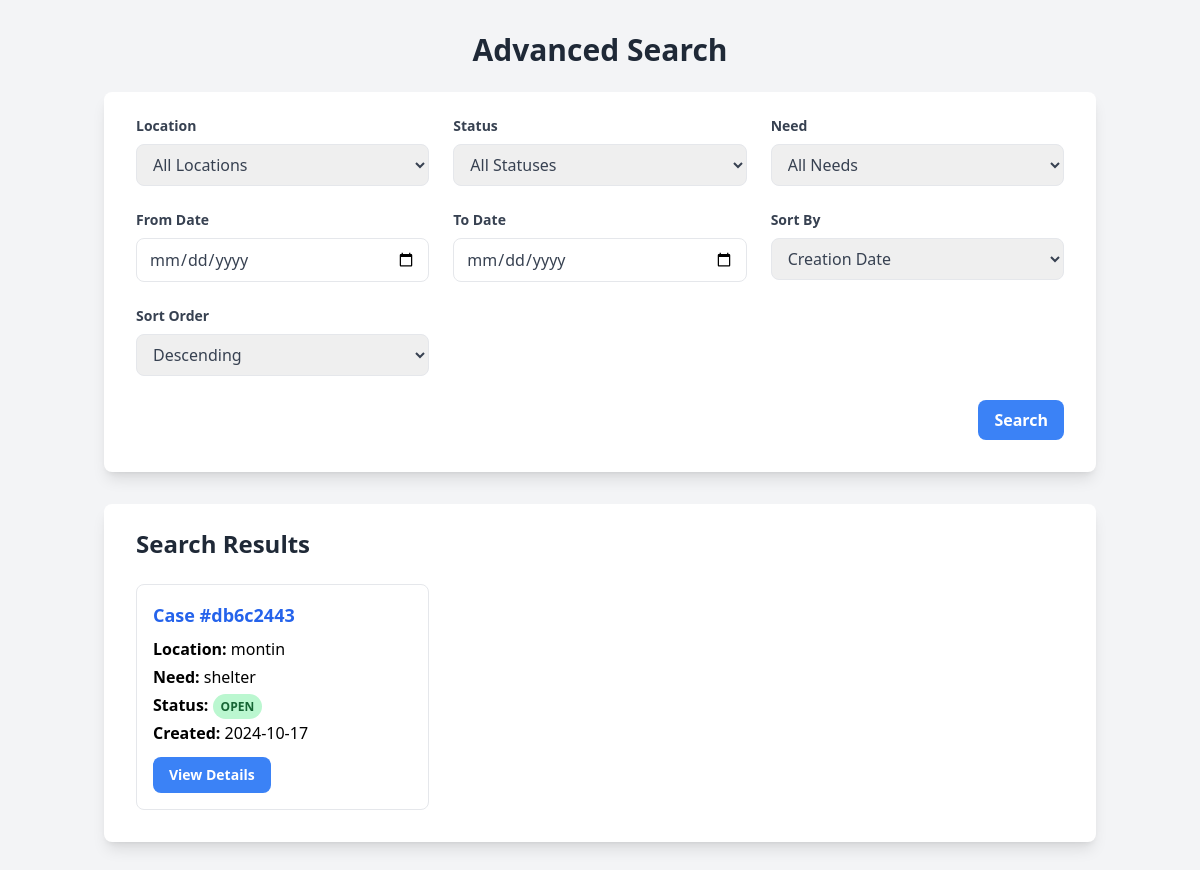
The page /advanced-search on the database as committed earlier.
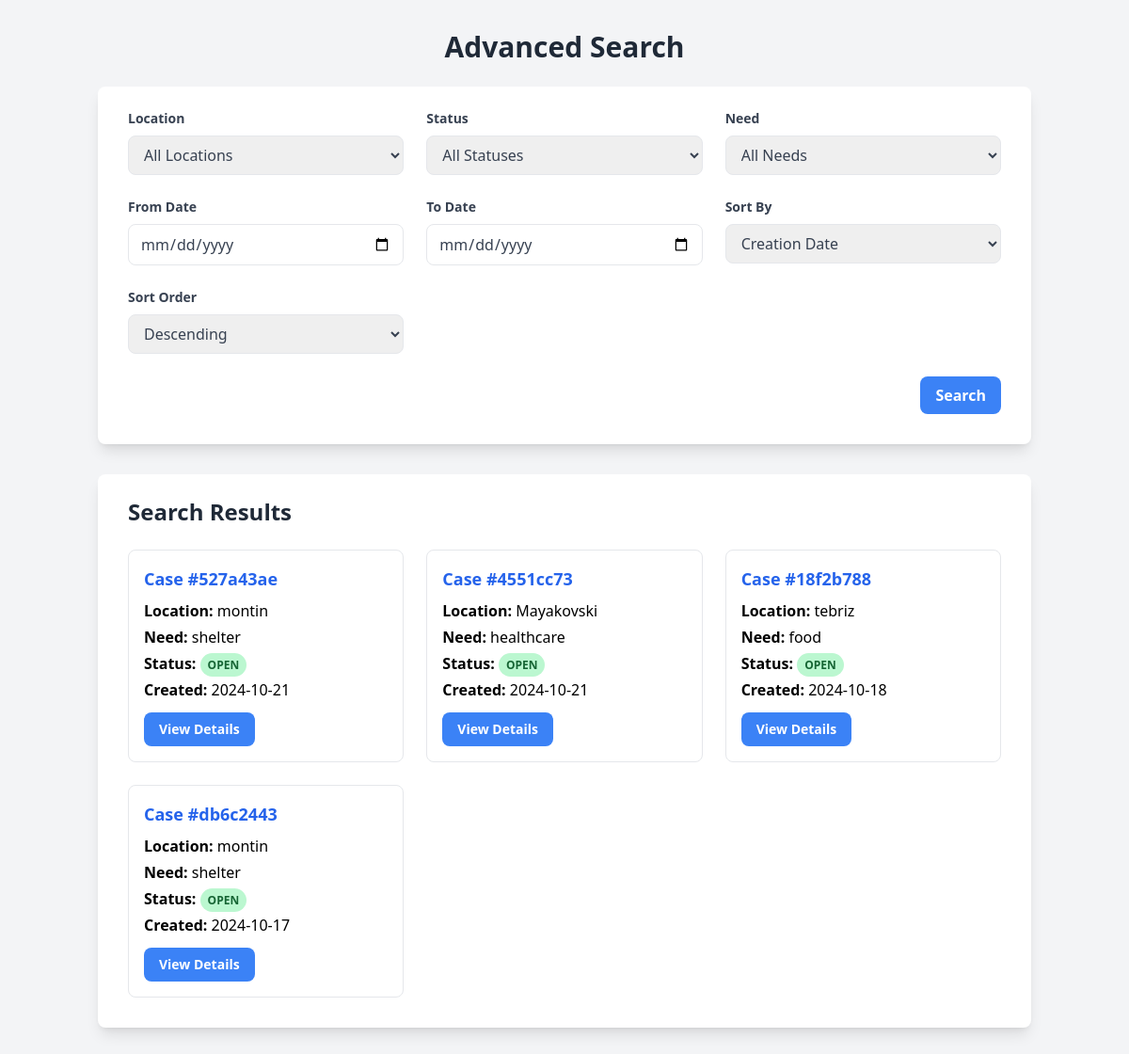
The same page on the database as committed later.
### models.py (models this page shows, shortened)
class Case(db.Model):
    id = db.Column(db.String(36), primary_key=True, default=lambda: str(uuid4()))
    photo = db.Column(db.String(200))
    location = db.Column(db.String(100), nullable=False)
    need = db.Column(db.String(200))
    status = db.Column(db.String(20), default='OPEN')
    created_at = db.Column(db.DateTime, default=datetime.utcnow)
    updated_at = db.Column(db.DateTime, default=datetime.utcnow, onupdate=datetime.utcnow)
    user_id = db.Column(db.Integer, db.ForeignKey('user.id'), nullable=False)
    user = db.relationship('User', backref=db.backref('cases', lazy=True))
    comments = db.relationship('Comment', back_populates='case', lazy='dynamic',
                             order_by="desc(Comment.created_at)")

### routes.py (the view)
@main.route('/advanced-search', methods=['GET'])
def advanced_search():
    filters = {
        'location': request.args.get('location'),
        'status': request.args.get('status'),
        'need': request.args.get('need'),
        'date_from': request.args.get('date_from'),
        'date_to': request.args.get('date_to'),
        'sort_by': request.args.get('sort_by', 'created_at'),
        'sort_order': request.args.get('sort_order', 'desc')
    }
    page = request.args.get('page', 1, type=int)
    per_page = current_app.config.get('CASES_PER_PAGE', 10)
    try:
        query = Case.query
        if filters['location']:
            query = query.filter(Case.location.ilike(f"%{filters['location']}%"))
        if filters['status']:
            query = query.filter(Case.status == filters['status'].upper())
        if filters['need']:
            query = query.filter(Case.need.ilike(f"%{filters['need']}%"))
        if filters['date_from']:
            date_from = datetime.strptime(filters['date_from'], '%Y-%m-%d')
            query = query.filter(Case.created_at >= date_from)
        if filters['date_to']:
            date_to = datetime.strptime(filters['date_to'], '%Y-%m-%d')
            date_to = date_to + timedelta(days=1)
            query = query.filter(Case.created_at < date_to)
        sort_column = getattr(Case, filters['sort_by'])
        if filters['sort_order'] == 'desc':
            query = query.order_by(sort_column.desc())
        else:
            query = query.order_by(sort_column.asc())
        pagination = query.paginate(
            page=page,
            per_page=per_page,
            error_out=False
        )
        locations = db.session.query(Case.location).distinct().all()
        needs = db.session.query(Case.need).distinct().all()
        template_data = {
            'cases': pagination.items,
            'pagination': pagination,
            'current_page': page,
            'total_pages': pagination.pages,
            'filters': filters,
            'locations': [loc[0] for loc in locations],
            'needs': [need[0] for need in needs],
            'statuses': ['OPEN', 'RESOLVED'],
            'sort_options': [
                ('created_at', 'Creation Date'),
                ('updated_at', 'Last Updated'),
                ('location', 'Location'),
                ('status', 'Status')
            ]
        }
        return render_template('advanced_search.html', **template_data)
    except Exception as e:
        current_app.logger.error(f"Search error: {str(e)}")
        flash('An error occurred while searching. Please try again.', 'error')
        return render_template('advanced_search.html',
                             cases=[],
                             pagination=None,
                             current_page=1,
                             total_pages=1,
                             filters=filters,
                             locations=[],
                             needs=[],
                             statuses=['OPEN', 'RESOLVED'],
                             sort_options=[])

### templates/advanced_search.html (shortened to what this page needs)
<!DOCTYPE html>
<html lang="en">
<head>
    <script src="https://cdn.tailwindcss.com"></script>
</head>
<body class="bg-gray-100 min-h-screen">
    <div class="container mx-auto px-4 py-8">
        <h1 class="text-3xl font-bold mb-6 text-center text-gray-800">Advanced Search</h1>
        <form method="GET" action="{{ url_for('main.advanced_search') }}" class="bg-white shadow-lg rounded-lg px-8 pt-6 pb-8 mb-8">
            <div class="grid grid-cols-1 md:grid-cols-2 lg:grid-cols-3 gap-6">
                <div>
                    <label class="block text-gray-700 text-sm font-bold mb-2" for="location">
                        Location
                    </label>
                    <select name="location" id="location" class="w-full px-3 py-2 text-gray-700 border rounded-lg focus:outline-none focus:border-blue-500">
                        <option value="">All Locations</option>
                    </select>
                </div>
                <div>
                    <label class="block text-gray-700 text-sm font-bold mb-2" for="status">
                        Status
                    </label>
                    <select name="status" id="status" class="w-full px-3 py-2 text-gray-700 border rounded-lg focus:outline-none focus:border-blue-500">
                        <option value="">All Statuses</option>
                    </select>
                </div>
                <div>
                    <label class="block text-gray-700 text-sm font-bold mb-2" for="need">
                        Need
                    </label>
                    <select name="need" id="need" class="w-full px-3 py-2 text-gray-700 border rounded-lg focus:outline-none focus:border-blue-500">
                        <option value="">All Needs</option>
                    </select>
                </div>
                <div>
                    <label class="block text-gray-700 text-sm font-bold mb-2" for="date_from">
                        From Date
                    </label>
                    <input type="date" name="date_from" id="date_from"
                           value="{{ filters.date_from }}"
                           class="w-full px-3 py-2 text-gray-700 border rounded-lg focus:outline-none focus:border-blue-500">
                </div>
                <div>
                    <label class="block text-gray-700 text-sm font-bold mb-2" for="date_to">
                        To Date
                    </label>
                    <input type="date" name="date_to" id="date_to"
                           value="{{ filters.date_to }}"
                           class="w-full px-3 py-2 text-gray-700 border rounded-lg focus:outline-none focus:border-blue-500">
                </div>
                <div>
                    <label class="block text-gray-700 text-sm font-bold mb-2" for="sort_by">
                        Sort By
                    </label>
                    <select name="sort_by" id="sort_by" class="w-full px-3 py-2 text-gray-700 border rounded-lg focus:outline-none focus:border-blue-500">
                        {% for value, label in sort_options %}
                        <option value="{{ value }}" {% if filters.sort_by == value %}selected{% endif %}>
                            {{ label }}
                        </option>
                        {% endfor %}
                    </select>
                </div>
                <div>
                    <label class="block text-gray-700 text-sm font-bold mb-2" for="sort_order">
                        Sort Order
                    </label>
                    <select name="sort_order" id="sort_order" class="w-full px-3 py-2 text-gray-700 border rounded-lg focus:outline-none focus:border-blue-500">
                        <option value="desc" {% if filters.sort_order == 'desc' %}selected{% endif %}>Descending</option>
                    </select>
                </div>
            </div>
            <div class="flex items-center justify-end mt-6">
                <button type="submit" class="bg-blue-500 hover:bg-blue-600 text-white font-bold py-2 px-4 rounded-lg focus:outline-none focus:shadow-outline transition duration-300 ease-in-out transform hover:scale-105">
                    Search
                </button>
            </div>
        </form>
        {% if cases %}
        <div class="bg-white shadow-lg rounded-lg px-8 pt-6 pb-8">
            <h2 class="text-2xl font-bold mb-6 text-gray-800">Search Results</h2>
            <div class="grid grid-cols-1 md:grid-cols-2 lg:grid-cols-3 gap-6">
                {% for case in cases %}
                <div class="border rounded-lg p-4 hover:shadow-md transition duration-300 ease-in-out">
                    <h3 class="font-bold text-lg mb-2 text-blue-600">Case #{{ case.id[:8] }}</h3>
                    <p class="mb-1"><span class="font-semibold">Location:</span> {{ case.location }}</p>
                    <p class="mb-1"><span class="font-semibold">Need:</span> {{ case.need }}</p>
                    <p class="mb-1"><span class="font-semibold">Status:</span>
                        <span class="px-2 py-1 rounded-full text-xs font-semibold
                        {% if case.status == 'OPEN' %}bg-green-200 text-green-800
                        {% else %}bg-gray-200 text-gray-800{% endif %}">
                            {{ case.status }}
                        </span>
                    </p>
                    <p class="mb-3"><span class="font-semibold">Created:</span> {{ case.created_at.strftime('%Y-%m-%d') }}</p>
                    <a href="{{ url_for('main.view_case', case_id=case.id) }}"
                       class="inline-block bg-blue-500 hover:bg-blue-600 text-white font-bold py-2 px-4 rounded-lg text-sm transition duration-300 ease-in-out transform hover:scale-105">
                        View Details
                    </a>
                </div>
                {% endfor %}
            </div>
        </div>
        {% else %}
        <div class="bg-white shadow-lg rounded-lg px-8 py-6 text-center">
            <p class="text-gray-600 text-lg">No cases found matching your criteria.</p>
        </div>
        {% endif %}
    </div>
</body>
</html>

Rows that differ between the two databases and show on the page:
added Case: id "527a43ae", location "montin", need "shelter", status "OPEN", created_at "2024-10-21"
added Case: id "4551cc73", location "Mayakovski", need "healthcare", status "OPEN", created_at "2024-10-21"
added Case: id "18f2b788", location "tebriz", need "food", status "OPEN", created_at "2024-10-18"
